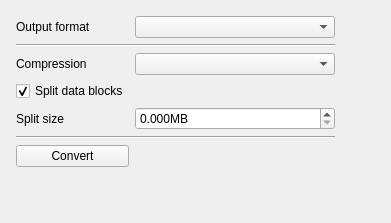
     <widget class="QWidget" name="convert_tab">
      <attribute name="icon">
       <iconset>
        <normaloff>:/convert.png</normaloff>:/convert.png</iconset>
      </attribute>
      <attribute name="title">
       <string>Convert</string>
      </attribute>
      <attribute name="toolTip">
       <string>conv</string>
      </attribute>
      <layout class="QVBoxLayout" name="verticalLayout_3">
       <item>
        <layout class="QGridLayout" name="gridLayout_2">
         <property name="leftMargin">
          <number>5</number>
         </property>
         <property name="topMargin">
          <number>5</number>
         </property>
         <property name="rightMargin">
          <number>5</number>
         </property>
         <property name="bottomMargin">
          <number>5</number>
         </property>
         <item row="4" column="1">
          <widget class="QDoubleSpinBox" name="convert_split_size">
           <property name="suffix">
            <string>MB</string>
           </property>
           <property name="decimals">
            <number>3</number>
           </property>
           <property name="maximum">
            <double>4.000000000000000</double>
           </property>
          </widget>
         </item>
         <item row="0" column="0">
          <widget class="QLabel" name="label_2">
           <property name="text">
            <string>Output format</string>
           </property>
          </widget>
         </item>
         <item row="1" column="0" colspan="2">
          <widget class="Line" name="line">
           <property name="orientation">
            <enum>Qt::Horizontal</enum>
           </property>
          </widget>
         </item>
         <item row="3" column="0">
          <widget class="QCheckBox" name="convert_split">
           <property name="text">
            <string>Split data blocks</string>
           </property>
           <property name="checked">
            <bool>true</bool>
           </property>
          </widget>
         </item>
         <item row="2" column="1">
          <widget class="QComboBox" name="convert_compression"/>
         </item>
         <item row="0" column="1">
          <widget class="QComboBox" name="convert_format">
           <property name="minimumSize">
            <size>
             <width>200</width>
             <height>0</height>
            </size>
           </property>
          </widget>
         </item>
         <item row="7" column="0">
          <spacer name="verticalSpacer">
           <property name="orientation">
            <enum>Qt::Vertical</enum>
           </property>
           <property name="sizeHint" stdset="0">
            <size>
             <width>20</width>
             <height>40</height>
            </size>
           </property>
          </spacer>
         </item>
         <item row="2" column="0">
          <widget class="QLabel" name="label_3">
           <property name="text">
            <string>Compression</string>
           </property>
          </widget>
         </item>
         <item row="0" column="2">
          <spacer name="horizontalSpacer">
           <property name="orientation">
            <enum>Qt::Horizontal</enum>
           </property>
           <property name="sizeHint" stdset="0">
            <size>
             <width>40</width>
             <height>20</height>
            </size>
           </property>
          </spacer>
         </item>
         <item row="4" column="0">
          <widget class="QLabel" name="label_5">
           <property name="text">
            <string>Split size </string>
           </property>
          </widget>
         </item>
         <item row="5" column="0" colspan="2">
          <widget class="Line" name="line_2">
           <property name="orientation">
            <enum>Qt::Horizontal</enum>
           </property>
          </widget>
         </item>
         <item row="6" column="0">
          <widget class="QPushButton" name="convert_btn">
           <property name="text">
            <string>Convert</string>
           </property>
           <property name="icon">
            <iconset>
             <normaloff>:/convert.png</normaloff>:/convert.png</iconset>
           </property>
          </widget>
         </item>
        </layout>
       </item>
      </layout>
     </widget>
